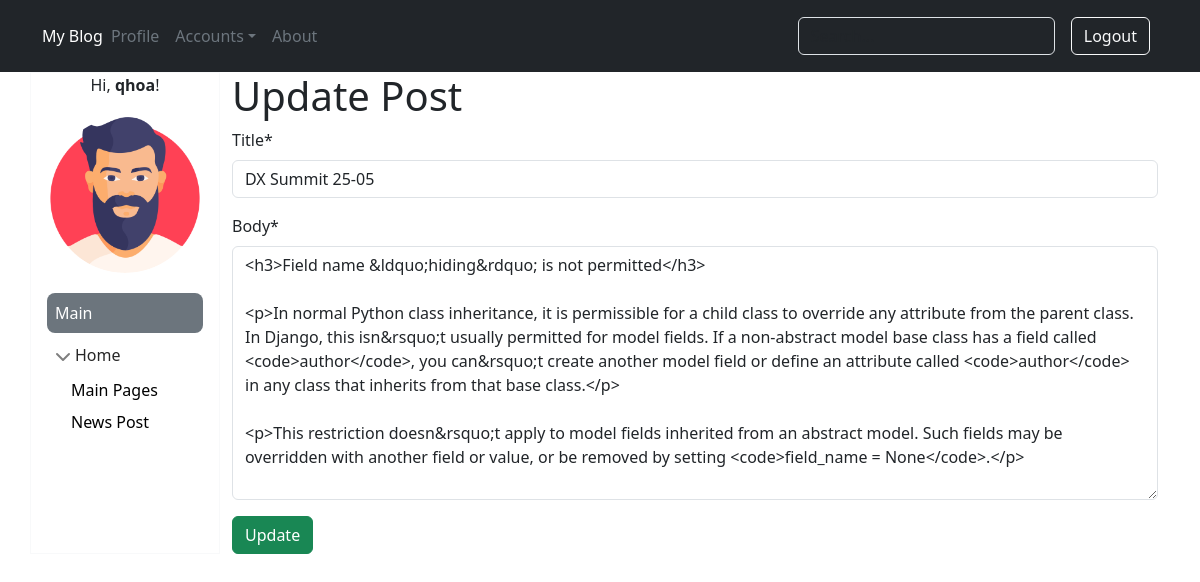
Page /post/1/update/ (signed in) on the committed database.
### blog/models.py (models this page shows, shortened)
class User(AbstractUser):
    age = models.IntegerField(null=True, blank=True)
    telephone = models.CharField(max_length=15, blank=True, null=True)
    birthday = models.DateField(null=True)
    avatar = models.ImageField(default='default.jpg', upload_to='profile/')

class Post(models.Model):
    title = models.CharField(max_length=255)
    author = models.ForeignKey(settings.AUTH_USER_MODEL, on_delete=models.CASCADE,)
    category = models.ForeignKey(SubCategory, on_delete=models.CASCADE, null=True)
    parent = models.ForeignKey(Category, on_delete=models.CASCADE, null=True)
    body = RichTextUploadingField()

### blog/views.py (the view)
# urls.py: path('post/<int:pk>/update/',  post_update.as_view(), name='post_update'),
class post_update(UpdateView):
    model = Post
    template_name = 'post_update.html'
    fields = ['title', 'body']

### blog/templates/post_update.html (shortened to what this page needs)
{% extends 'master.html' %}
{% load crispy_forms_tags %}
{% block content %}
      <h1>Update Post</h1>
      <form action="" method="post">
        {{ form|crispy }}
      <input class="btn btn-success" type="submit" value="Update">
      </form>
{% endblock %}

### blog/templates/master.html (shortened to what this page needs)
{% load static %}
<!DOCTYPE html>
<html lang="en">
<head>
    <link rel="stylesheet" href="{% static 'css/sidebars.css' %}">
    {% load bootstrap5 %}
    {% bootstrap_css %}
</head>
<body>
    <header class="p-3 bg-dark">
    <div class="container">
        <div class="d-flex flex-wrap align-items-center justify-content-center justify-content-lg-start">
          <a href="/" class="d-flex align-items-center mb-2 mb-lg-0 text-white text-decoration-none">My Blog</a>
          <ul class="nav col-12 col-lg-auto me-lg-auto mb-2 justify-content-center mb-md-0">
            {% if user.is_authenticated %}
            <li><a href="{% url 'profile' %}" class="nav-link px-2 text-secondary">Profile</a></li>
            <li><a href="#" class="nav-link px-2 text-secondary dropdown-toggle" id="dropdownMenuButton1" data-bs-toggle="dropdown" aria-expanded="false">Accounts</a>
            </li>
            {% endif %}
            <li><a href="#" class="nav-link px-2 text-secondary">About</a></li>
          </ul>
          <form class="col-12 col-lg-auto mb-3 mb-lg-0 me-lg-3" role="search" action="{% url 'search' %}" method="get" >
            <input type="text" name="q" class="form-control form-control-dark text-bg-dark" placeholder="Search..." aria-label="Search">
          </form>
          <div class="text-end">
            {% if user.is_anonymous %}
            <a href="{% url 'login' %}" role="button" class="btn btn-outline-light me-2">Login</a>
            <a href="{% url 'sign_up' %}" role="button" class="btn btn-warning">Sign-up</a>
            {% else %}
            <a href="{% url 'logout' %}" role="button" class="btn btn-outline-light me-2">Logout</a>
            {% endif %}
          </div>
        </div>
      </div>
    </header>
<div class="container">
  <div class="row">
    <div class="col-md-2 border border-light bg-white">
      {% if user.is_authenticated %}
      <div>
        <p align="center">Hi, <strong>{{user.username}}</strong>!</p>
        <p align="center"><img src="{{MEDIA_URL}}{{user.avatar}}" class="img-thumbnail rounded-circle border-0" alt=""></p>
      </div>
      {% endif %}
      <div class="m-1 p-2 bg-secondary rounded-3 text-white">Main</div>
      <ul class="list-unstyled ps-0">
              <li class="mb-1">
                <button class="btn btn-toggle d-inline-flex align-items-center rounded border-0 collapsed" data-bs-toggle="collapse" data-bs-target="#home-collapse" aria-expanded="true">
                  Home
                </button>
                <div class="collapse show" id="home-collapse">
                  <ul class="btn-toggle-nav list-unstyled fw-normal pb-1">
                    <li><a href="{% url 'home' %}" class="link-body-emphasis d-inline-flex text-decoration-none rounded">Main Pages</a></li>
                    <li><a href="{% url 'post_new' %}" class="link-body-emphasis d-inline-flex text-decoration-none rounded">News Post</a></li>
                  </ul>
                </div>
              </li>
      </ul>
    </div>
    <div class="col-md-10">
        {% block content %}
        {% endblock %}
    </div>
  </div>
</div>
</body>
</html>

### blog/static/css/sidebars.css (style rules this page uses)
body { min-height: 100vh; min-height: -webkit-fill-available; }
html { height: -webkit-fill-available; }
.dropdown-toggle { outline: 0; }
.btn-toggle { padding: .25rem .5rem; font-weight: 600; color: var(--bs-emphasis-color); background-color: transparent; }
.btn-toggle::before { width: 1.25em; line-height: 0; transition: transform .35s ease; transform-origin: .5em 50%; }
.btn-toggle[aria-expanded="true"] { color: rgba(var(--bs-emphasis-color-rgb), .85); }
.btn-toggle[aria-expanded="true"]::before { transform: rotate(90deg); }
.btn-toggle-nav a { padding: .1875rem .5rem; margin-top: .125rem; margin-left: 1.25rem; }

### rows in the picture
User: username "qhoa", avatar (picture)
Post: title "DX Summit 25-05", body "<h3>Field name &ldquo;hiding&rdquo; is not permitted</h3> <p>In normal Python class inheritance, it is permissible for a child class to override any attribute from the parent class. In Django, this isn&rsquo;t usually permitted for model fields. If a non-abstract model base class has a field called <code>author</code>, you can&rsquo;t create another model field or define an attribute called <code>author</code> in any class that inherits from that base class.</p> <p>This restriction doesn&rsquo;t apply to model fields inherited from an abstract model. Such fields may be overridden with another field or value, or be removed by setting <code>field_name = None</code>.</p>"
